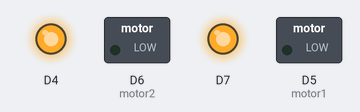
Recording of a sketch running on a simulated ESP8266 (NodeMCU). Shown: switched loads named in the sketch (green lamp = pin HIGH), output pins drawn as LEDs (lit = HIGH). WiFi joins after 1.5 s; servers stay silent unless stated; what the sketch prints to the serial monitor is not drawn.

Above: at 0.1 s.
At 2.6 s:
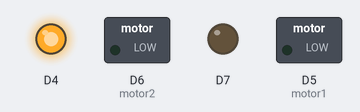
Timing chart, 0 to 4.1 s (numbered marks = the images above):
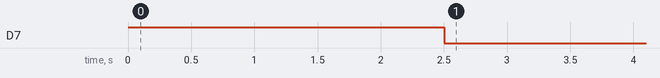

The sketch:

I2C_WIfi.ino
```cpp
#include <String.h>
#include <ESP8266WiFi.h>
#include <SoftwareSerial.h>//for I2C
#define mpin1 D5
#define mpin2 D6

#define resmega D1

const char* ssid = "GOGO";
const char* password = "qqqqqqqq";
String host = "192.168.137.1";  //網頁主機
IPAddress staticIP(192, 168, 137, 250);
IPAddress subnet(255, 255, 255, 0);
const int httpPort = 80;
WiFiServer server(httpPort);
SoftwareSerial mega(D1, D2); //建立軟體串列埠腳位 (RX, TX)

void setup()
{
  pinMode(D3, OUTPUT);//mega reset
  pinMode(D4, OUTPUT);//LED 黃
  pinMode(D5, OUTPUT);//motor1
  pinMode(D6, OUTPUT);//motor2
  pinMode(D7, OUTPUT);//LED 紅

  digitalWrite(D7, HIGH); //紅燈亮
  digitalWrite(D4, HIGH);  //黃燈亮
  Serial.begin(115200);
  WiFi.begin(ssid, password);
  while (WiFi.status() != WL_CONNECTED) {
    delay(300);
    Serial.print(".");
  }
  Serial.println("WiFi connected!");  //已連接
  Serial.print("IP: ");
  WiFi.config(staticIP, WiFi.gatewayIP(), subnet);
  delay(1000);
  Serial.println(WiFi.localIP());  //顯示IP位址
  mega.begin(4800);  //設定軟體通訊速率

  digitalWrite(D7, LOW);//紅燈
}
int counter = 0;
void loop() {
  String sendGET = "GET /ud.php?s=99&u1=99&u2=99&u3=99&c=99&r=";
  //s99 for test

  /*------MEGA I2C---------------*/
  if (mega.available()) {
    String val = mega.readString();
    Serial.println(val);
    sendGET += val;
  }
  delay(100);
  /*------------------------------*/

  connection(sendGET);//送資料到網頁

}

void connection(String sendGET) {
  WiFiClient client;  //客戶端物件
  if (!client.connect(host, httpPort)) {
    Serial.println("connection failed!");  //主機連線失敗
    digitalWrite(D7, HIGH);//紅燈亮
    digitalWrite(D4, LOW);//黃燈暗
    return;
  } else
  {
    digitalWrite(D7, LOW);
    digitalWrite(D4, HIGH);
    Serial.println("success");
  }
  client.print(String(sendGET) + " HTTP/1.1\r\n" + "Host: " + host + "\r\nConnection: close\r\n\r\n");  //請求網頁
  delay(800);
}
```
